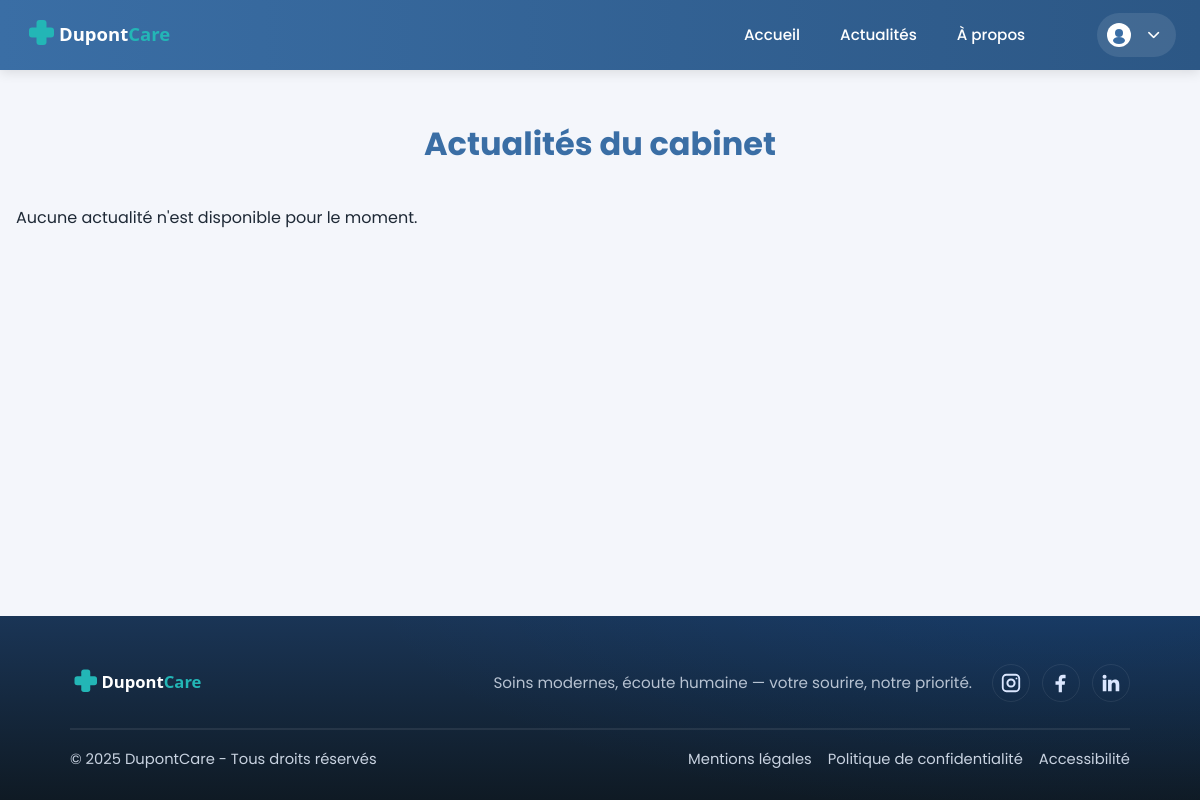
The app's page /index.php?page=actus, older data.
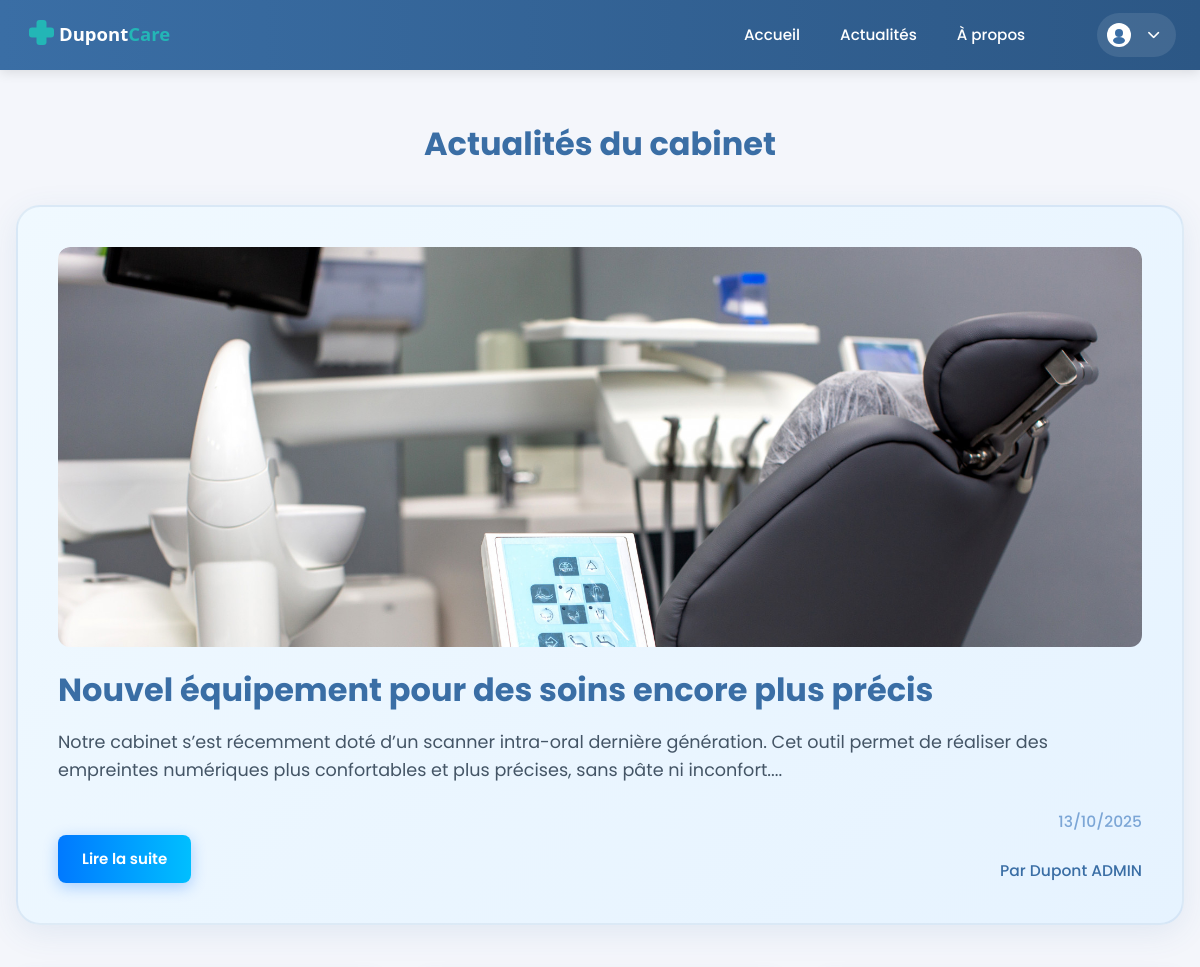
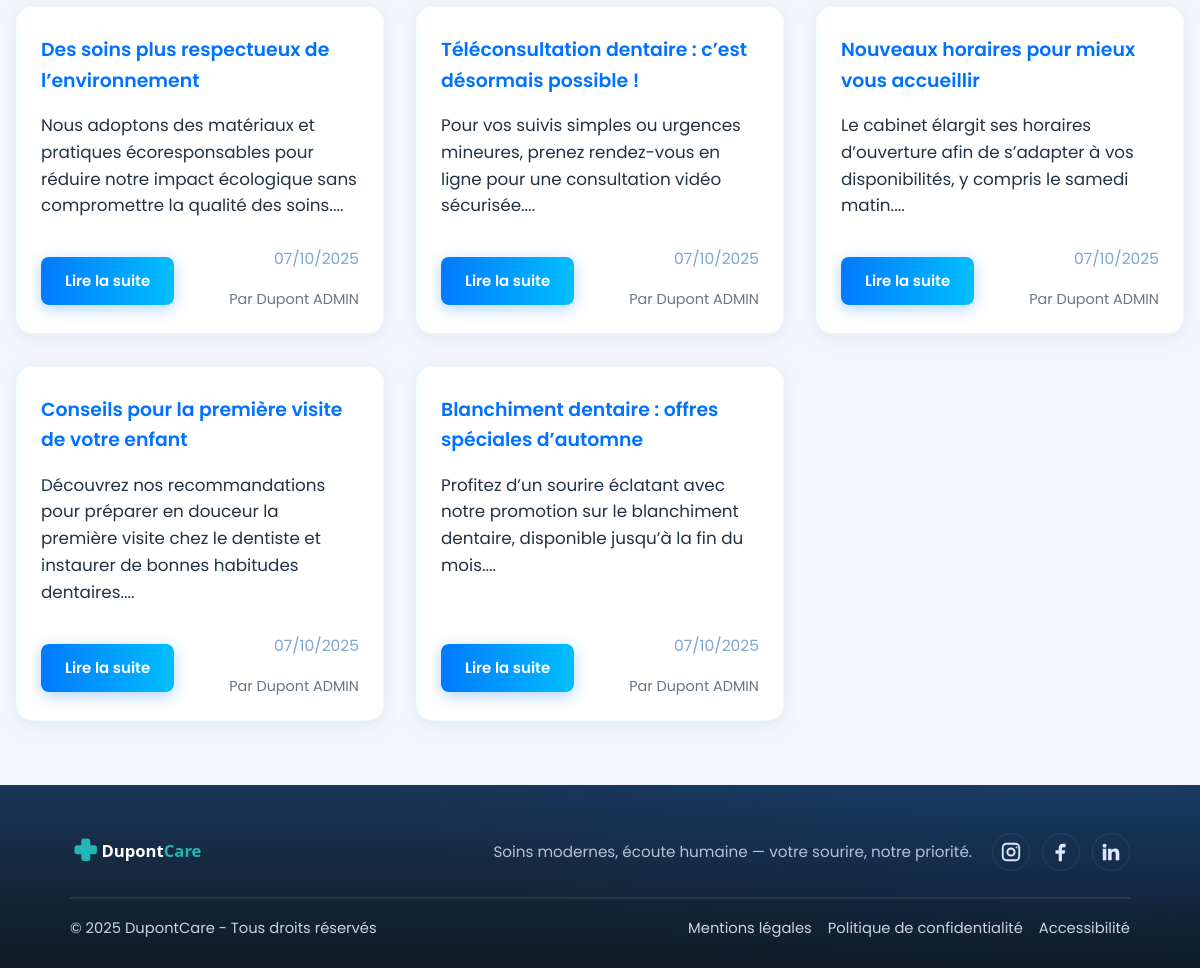
The same page, newer data (2 pictures, top to bottom).
### tables this page shows
CREATE TABLE `actualite` (
  `id` int(10) UNSIGNED NOT NULL,
  `auteur_id` int(10) UNSIGNED NOT NULL,
  `titre` varchar(200) NOT NULL,
  `contenu` mediumtext NOT NULL,
  `date_publication` datetime DEFAULT NULL,
  `statut` enum('BROUILLON','PUBLIE','ARCHIVE') NOT NULL DEFAULT 'BROUILLON',
  `image` varchar(255) DEFAULT NULL
);

CREATE TABLE `utilisateur` (
  `id` int(10) UNSIGNED NOT NULL,
  `role` enum('PATIENT','MEDECIN','SECRETAIRE') NOT NULL,
  `nom` varchar(100) NOT NULL,
  `prenom` varchar(100) NOT NULL,
  `email` varchar(190) NOT NULL,
  `telephone` varchar(30) DEFAULT NULL,
  `avatar` varchar(255) DEFAULT NULL,
  `password_hash` varchar(255) NOT NULL,
  `date_inscription` datetime NOT NULL DEFAULT current_timestamp(),
  `date_naissance` date DEFAULT NULL
);

### app/controllers/ActusController.php (called while the page is built, shortened)
<?php
class ActusController {
    private $actuModel;
    public function __construct() {
        $this->actuModel = new ActuModel();
    }
    public function index() {
    $actus = $this->actuModel->getAllActus();
    require_once 'app/views/actu/actu.php';
    }
}

### app/core/App.php (called while the page is built, shortened)
<?php
class App {
    public function run() {
        $action = isset($_GET['action']) ? strtolower($_GET['action']) : 'index';
        $method = strtolower(trim($action));
        $params = [];
        try {
            $controller = new $controllerClass();
            call_user_func_array([$controller, $method], $params);
        } catch (\Exception $e) {
            error_log("Exception dans App.php: " . $e->getMessage());
            http_response_code(404);
            include __DIR__ . '/../views/error/404.php';
        }
    }
}

### index.php (called while the page is built, shortened)
<?php
$app = new App();
$app->run();

### app/core/Model.php (called while the page is built, shortened)
<?php
abstract class Model {
    public function __construct() {
        $this->db = Database::getInstance();
    }
}

### app/models/database.php (called while the page is built, shortened)
<?php
class Database {
    private static $instance = null;
    private $connection;
    private function __construct() {
        $host = DB_HOST;
        $dbname = DB_NAME;
        $user = DB_USER;
        $pass = DB_PASS;
        $charset = DB_CHARSET;
        $options = [
            PDO::ATTR_ERRMODE => PDO::ERRMODE_EXCEPTION,
            PDO::ATTR_DEFAULT_FETCH_MODE => PDO::FETCH_ASSOC,
            PDO::MYSQL_ATTR_INIT_COMMAND => "SET NAMES $charset"
        ];
        try {
            $this->connection = new PDO(
                "mysql:host=$host;dbname=$dbname;charset=$charset",
                $user,
                $pass,
                $options
            );
        } catch (PDOException $e) {
            die('Erreur connexion BDD : ' . $e->getMessage());
        }
    }
    public function prepare($sql) {
        return $this->connection->prepare($sql);
    }
    public static function getInstance() {
        if (self::$instance === null) {
            self::$instance = new self();
        }
        return self::$instance;
    }
}

### app/models/ActuModel.php (called while the page is built, shortened)
<?php
class ActuModel extends Model {
    public function getAllActus($limit = null) {
        $sql = "SELECT a.*, u.nom as auteur_nom, u.prenom as auteur_prenom
                FROM actualite a
                JOIN utilisateur u ON a.auteur_id = u.id
                WHERE a.statut = 'PUBLIE'
                ORDER BY a.date_publication DESC";
        if ($limit) {
            $sql .= " LIMIT ?";
            $stmt = $this->db->prepare($sql);
            $stmt->execute([$limit]);
        } else {
            $stmt = $this->db->prepare($sql);
            $stmt->execute();
        }
        return $stmt->fetchAll();
    }
}

### app/views/actu/actu.php (the view, shortened to what the rows shown need)
<?php
include __DIR__ . '/../templates/header.php';
?>
<link rel="stylesheet" href="<?php echo BASE_URL; ?>/css/modules/actu/actu.css">
<link rel="stylesheet" href="<?php echo BASE_URL; ?>/css/modules/actu/actu-posts.css">
<main>
  <section class="actu-section">
    <h2>Actualités du cabinet</h2>
    <div class="actu-container">
      <?php if (empty($actus)): ?>
        <p class="no-actus">Aucune actualité n'est disponible pour le moment.</p>
      <?php else: ?>
        <?php
        $latestActu = array_shift($actus);
        ?>
        <article class="actu-featured">
          <div class="actu-featured-content">
            <?php if (!empty($latestActu['image'])): ?>
              <div class="actu-featured-image">
                <img src="<?php echo BASE_URL; ?>/public/uploads/<?php echo htmlspecialchars($latestActu['image']); ?>" alt="Image de l'actualité" loading="lazy">
              </div>
            <?php endif; ?>
            <h3><?php echo htmlspecialchars($latestActu['titre']); ?></h3>
            <p><?php echo htmlspecialchars(substr(strip_tags($latestActu['contenu']), 0, 400)) . '...'; ?></p>
            <div class="actu-footer">
              <a href="index.php?page=actus&action=show&id=<?php echo $latestActu['id']; ?>" class="btn btn-primary">Lire la suite</a>
              <div class="actu-meta">
                <span class="actu-date"><?php echo date('d/m/Y', strtotime($latestActu['date_publication'])); ?></span>
                <span class="actu-author">Par <?php echo htmlspecialchars($latestActu['auteur_prenom'] . ' ' . $latestActu['auteur_nom']); ?></span>
              </div>
            </div>
          </div>
        </article>
        <div class="actu-list">
          <?php foreach ($actus as $actu): ?>
            <article class="actu-card">
              <h3><?php echo htmlspecialchars($actu['titre']); ?></h3>
              <p><?php echo htmlspecialchars(substr(strip_tags($actu['contenu']), 0, 200)) . '...'; ?></p>
              <div class="actu-footer">
                <a href="index.php?page=actus&action=show&id=<?php echo $actu['id']; ?>" class="btn btn-primary">Lire la suite</a>
                <div class="actu-meta">
                  <span class="actu-date"><?php echo date('d/m/Y', strtotime($actu['date_publication'])); ?></span>
                  <span class="actu-author">Par <?php echo htmlspecialchars($actu['auteur_prenom'] . ' ' . $actu['auteur_nom']); ?></span>
                </div>
              </div>
            </article>
          <?php endforeach; ?>
      <?php endif; ?>
    </div>
  </section>
</main>
<?php
include __DIR__ . '/../templates/footer.php';
?>

Row changes from the older to the newer data that the page shows:
added actualite: image (picture), titre "Nouvel équipement pour des soins encore plus précis", contenu "Notre cabinet s’est récemment doté d’un scanner intra-oral dernière génération. Cet outil permet de réaliser des empreintes numériques plus confortables et plus précises, sans pâte ni inconfort.", date_publication "13/10/2025"
added utilisateur: prenom+nom "Dupont ADMIN"
added actualite: titre "Des soins plus respectueux de l’environnement", contenu "Nous adoptons des matériaux et pratiques écoresponsables pour réduire notre impact écologique sans compromettre la qualité des soins.", date_publication "07/10/2025", auteur.nom "Dupont ADMIN"
added actualite: titre "Téléconsultation dentaire : c’est désormais possible !", contenu "Pour vos suivis simples ou urgences mineures, prenez rendez-vous en ligne pour une consultation vidéo sécurisée.", date_publication "07/10/2025", auteur.nom "Dupont ADMIN"
added actualite: titre "Nouveaux horaires pour mieux vous accueillir", contenu "Le cabinet élargit ses horaires d’ouverture afin de s’adapter à vos disponibilités, y compris le samedi matin.", date_publication "07/10/2025", auteur.nom "Dupont ADMIN"
added actualite: titre "Conseils pour la première visite de votre enfant", contenu "Découvrez nos recommandations pour préparer en douceur la première visite chez le dentiste et instaurer de bonnes habitudes dentaires.", date_publication "07/10/2025", auteur.nom "Dupont ADMIN"
added actualite: titre "Blanchiment dentaire : offres spéciales d’automne", contenu "Profitez d’un sourire éclatant avec notre promotion sur le blanchiment dentaire, disponible jusqu’à la fin du mois.", date_publication "07/10/2025", auteur.nom "Dupont ADMIN"
Text that changed along with them:
text no longer shown: "Aucune actualité n'est disponible pour le moment."
text now shown: "... Lire la suite Par"
